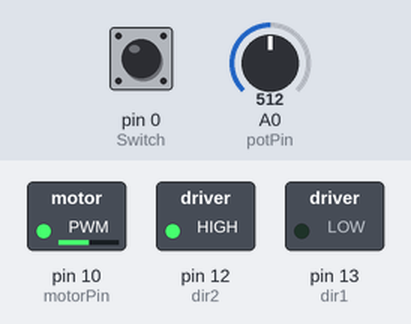
The sketch below on a simulated Arduino Uno, built with avr-gcc and run on an emulated ATmega328P. Parts: switched loads named in the sketch (green lamp = pin HIGH). Inputs (shaded band) come from the test bench; at power-on: A0 (potPin) = 512, pin 0 (Switch) LOW.

Above: at 1.2 s.
1.3 s: A0 (potPin) set to 716
At 2.5 s:
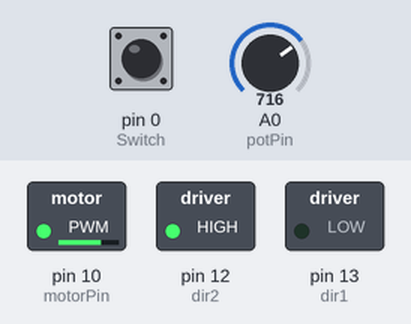
2.8 s: pin 0 (Switch) pulled HIGH for 0.25 s
At 2.97 s:
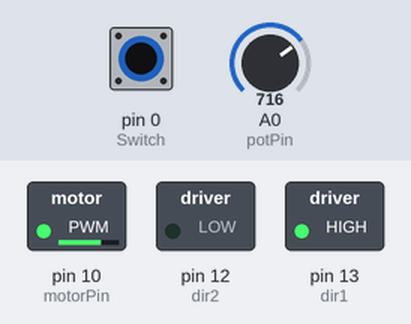
4.5 s: A0 (potPin) set to 900
At 5.3 s:
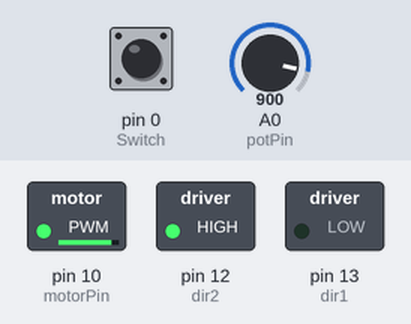
6.1 s: pin 0 (Switch) pulled HIGH for 1 s
At 7.0 s:
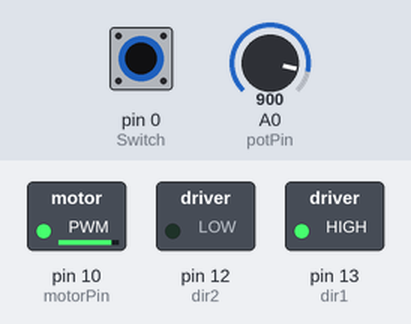
8.7 s: A0 (potPin) set to 122
At 9.9 s:
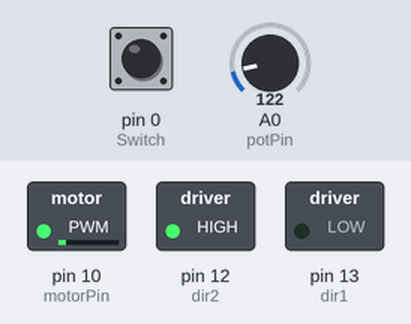
10.2 s: pin 0 (Switch) pulled HIGH for 0.25 s
At 10.45 s:
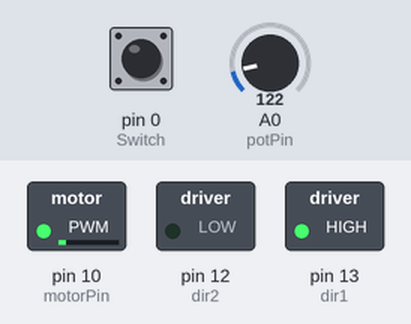
Timing chart, 0 to 13.0 s (numbered marks = the images above; inputs shaded):
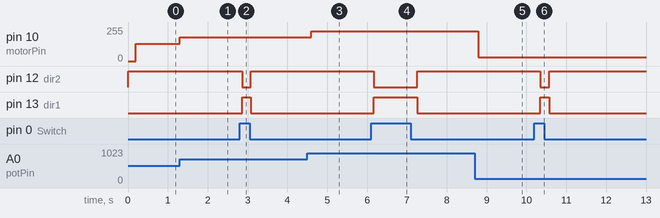

Measured:
- after the input at 1.3 s, pin 10 (motorPin): 128/255 → 179/255 at once
- after the input at 2.8 s, pin 12 (dir2): HIGH → LOW after 0.06 s, → HIGH 0.22 s later; pin 13 (dir1): LOW → HIGH after 0.06 s, → LOW 0.22 s later
- after the input at 4.5 s, pin 10 (motorPin): 179/255 → 225/255 after 0.10 s
- after the input at 6.1 s, pin 12 (dir2): HIGH → LOW after 0.06 s, → HIGH 1.1 s later; pin 13 (dir1): LOW → HIGH after 0.06 s, → LOW 1.1 s later
- after the input at 8.7 s, pin 10 (motorPin): 225/255 → 30/255 after 0.09 s
- after the input at 10.2 s, pin 12 (dir2): HIGH → LOW after 0.15 s, → HIGH 0.22 s later; pin 13 (dir1): LOW → HIGH after 0.15 s, → LOW 0.22 s later

The sketch:

dcMotorControl.ino
```cpp
int dir1 = 13;
int dir2 = 12;
int Switch = 0;
int speed;
int potPin = A0;
int motorPin = 10;


void setup() {

  pinMode(dir1, OUTPUT);
  pinMode(dir2, OUTPUT);
  pinMode(Switch, INPUT);
}

void loop() {
  if (digitalRead(Switch) == HIGH)
  {
    digitalWrite(dir1, HIGH);
    digitalWrite(dir2, LOW);
    delay(200);
  }
  else
  {
    digitalWrite(dir1, LOW);
    digitalWrite(dir2, HIGH);
    delay(200);
  }

  speed = analogRead(potPin) / 4 ;
  analogWrite(motorPin, speed);
  delay(20);

}
```
